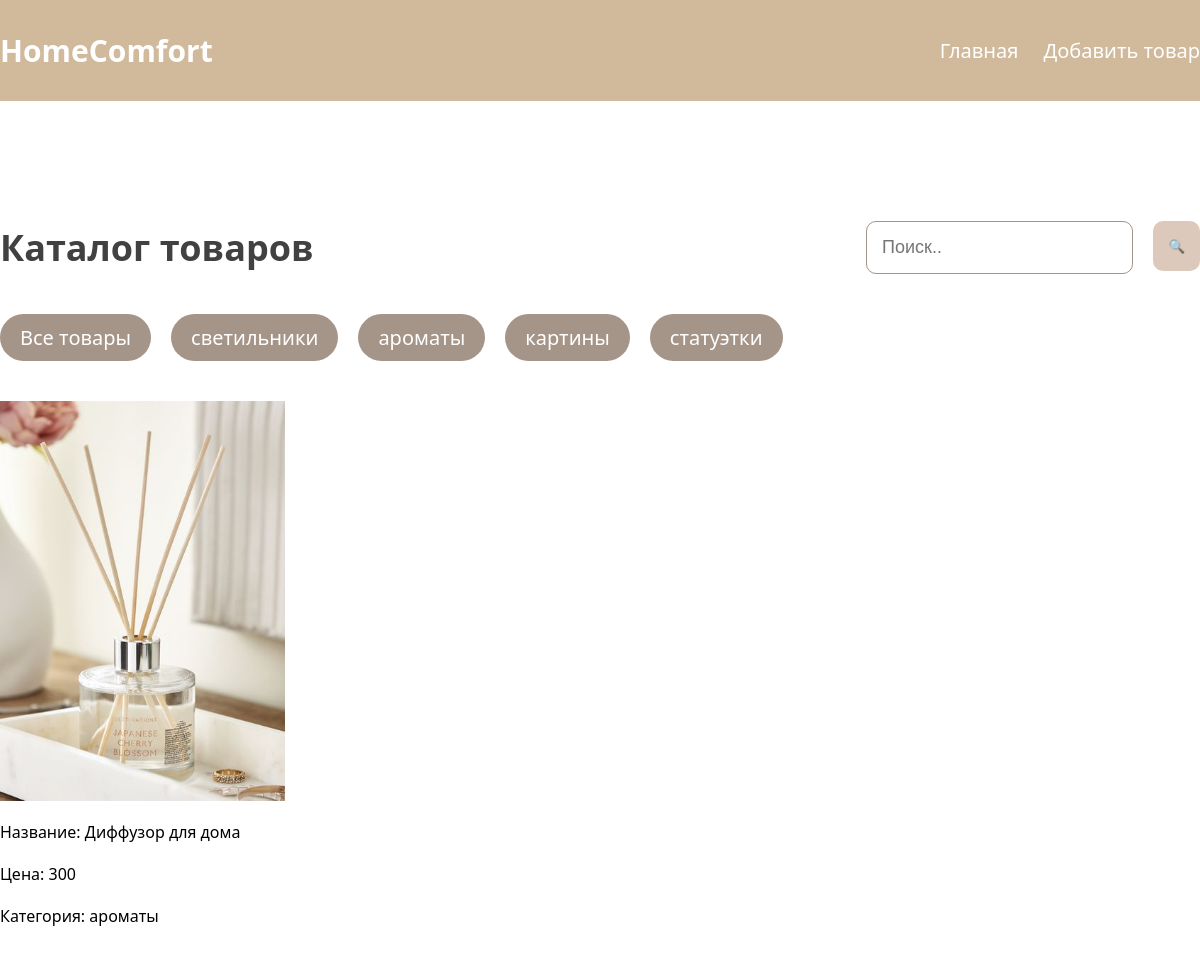
Screenshot of /?page=home&cat=2 with the database file from the repository.
### tables this page shows
CREATE TABLE `category` (
  `id` int(255) NOT NULL,
  `name` varchar(1000) NOT NULL
);

CREATE TABLE `tovars` (
  `id` int(255) NOT NULL,
  `name` varchar(1000) NOT NULL,
  `price` varchar(1000) NOT NULL,
  `img` varchar(1000) NOT NULL,
  `id_category` int(255) NOT NULL
);

### pages/home.php (the view, shortened to what this page needs)
<div class="catalog container">
    <div class="title-search">
        <h2>Каталог товаров</h2>
        <form method="post" class="search" name="search">
            <input type="text" class="input-search" name="name" placeholder="Поиск.." value="<? if (isset($_POST['search'])) echo $_POST['name'] ?>">
            <input type="submit" value="🔍" name="search" class="btn-search">
        </form>
    </div>
    <div class="category">
        <a href="?page=home">Все товары</a>
        <?
        $sql = "SELECT * FROM `category`";
        $res_cat = $connect->query($sql);
        foreach ($res_cat as $cat) { ?>
            <a href="?page=home&cat=<?= $cat['id'] ?>"><?= $cat['name'] ?></a>
        <? } ?>
    </div>
    <div class="cards">
        <?php
        $dopSql = "";
        if (isset($_GET['cat'])) {
            $cat_id = $_GET['cat'];
            $dopSql .= (empty($dopSql) ? "WHERE " : "AND ") . "id_category = $cat_id";
        }
        $sql = "SELECT * FROM `tovars` $dopSql";
        $result = $connect->query($sql);
        if ($res == 0) { ?>
        <? }
        foreach ($result as $tovar) {
            $id = $tovar['id'] ?>
            <div class="card">
                <img src="<?= $tovar['img'] ?>" alt="img">
                <p>Название: <?= $tovar['name'] ?></p>
                <p>Цена: <?= $tovar['price'] ?></p>
                <?
                $id_cat = $tovar['id_category'];
                $sql = "SELECT * FROM `category` WHERE `id`='$id_cat'";
                $res_cat = $connect->query($sql)->fetch(2);
                ?>
                <p>Категория: <?= $res_cat['name'] ?></p>
            </div>
        <? }
        ?>
    </div>
</div>

### assets/css/style.css (style rules this page uses)
* { box-sizing: border-box; margin: 0; padding: 0; list-style: none; text-decoration: none; }
body { font-family: system-ui, -apple-system, BlinkMacSystemFont, 'Segoe UI', Roboto, Oxygen, Ubuntu, Cantarell, 'Open Sans', 'Helvetica Neue', sans-serif; }
.container { width: 1200px; margin: 0 auto; }
.catalog { padding: 120px 0; display: flex; flex-direction: column; gap: 40px; }
.catalog h2 { font-size: 36px; color: #414141; }
.title-search { display: flex; justify-content: space-between; align-items: center; }
.cards { display: flex; flex-wrap: wrap; gap: 20px; }
.card { width: 285px; display: flex; flex-direction: column; gap: 20px; }
.card img { height: 400px; object-fit: cover; }
.input-search { width: 100%; padding: 15px; border: 1px solid #a59488; border-radius: 10px; font-size: 18px; outline-color: #806756; color: #414141; }
.btn-search { width: 50px; height: 50px; background-color: #ddc9bb; border: none; padding: 0 15px; border-radius: 10px; }
.category { display: flex; gap: 20px; }
.category a { font-size: 20px; padding: 10px 20px; border-radius: 30px; background-color: #a59488; color: #fff; }
.catalog form { display: flex; gap: 20px; }

### rows the page displays
category: name "светильники"
category: name "ароматы"
category: name "картины"
category: name "статуэтки"
tovars: img (picture), name "Диффузор для дома", price "300", id_category.name "ароматы"
